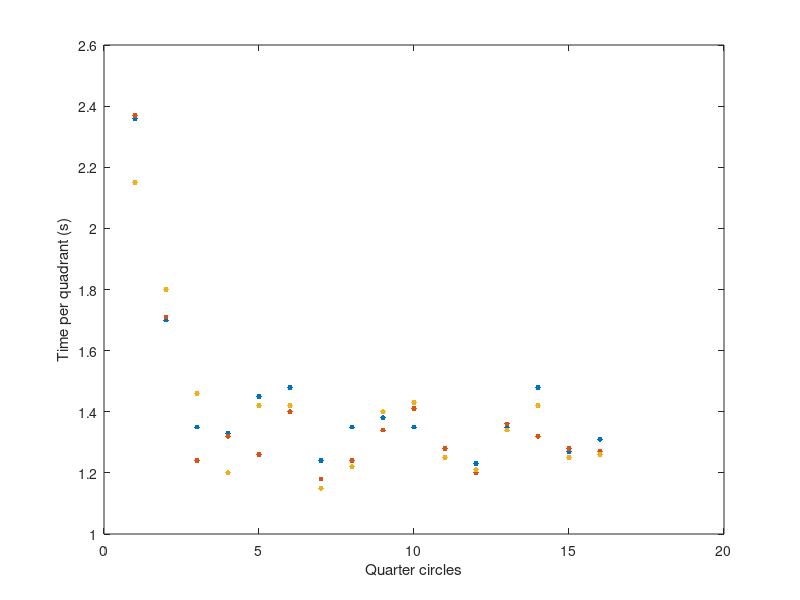

Here is the MATLAB script that generated this plot: (Note: this script raises an error after producing the figure.)
% Convert the measured data into 
clear all;
load('quarterCircle.mat')
close all


plot(quarterCircle1, '.', 'MarkerSize', 12);
hold on;
plot(quarterCircle2, '.', 'MarkerSize', 12);
plot(quarterCircle3, '.','MarkerSize', 12);
xlabel('Quarter circles');
ylabel('Time per quadrant (s)');

%We observe that KITT drives constant after 4 quadrants (full circle)
% We will estimate the time for KITT to drive a quarter circle by taking a
% horizontal line
cons_data1 = quarterCircle1(4:end);
cons_data2 = quarterCircle2(4:end);
cons_data3 = quarterCircle3(4:end);
trend_cons_data1 = average(cons_data1);
trend_cons_data2 = average(cons_data2);
trend_cons_data3 = average(cons_data3);
begin_data1 = quarterCircle1(1:3);
begin_data2 = quarterCircle2(1:3);
begin_data3 = quarterCircle3(1:3);



samples = transpose([1:3]);
p = polyfit(samples, begin_data1, 2);
P = polyval(p, [1:0.1:4]);
figure;
plot([1:0.1:4],P);
hold on;
lijntje(1:5) = trend_cons_data1;
plot(lijntje); 

%trend_cons_data1 = -b^2/4a+c;
% (poly) Braking part
%ft = fittype(@(a, b, c, x) a*x.^2+b*x+c);
%FO = fit(poly_samples',X_combpoly',ft);
%poly_part = polyfitB(samples, Xcomb(17:45), 2, 153.127450980392);
%X_poly = polyval(poly_part, samples);



function ave = average(x) % x is a vector
    sum = 0;
    for i = 1:length(x)
        sum = sum + x(i);
    end
    ave = sum/length(x);
end